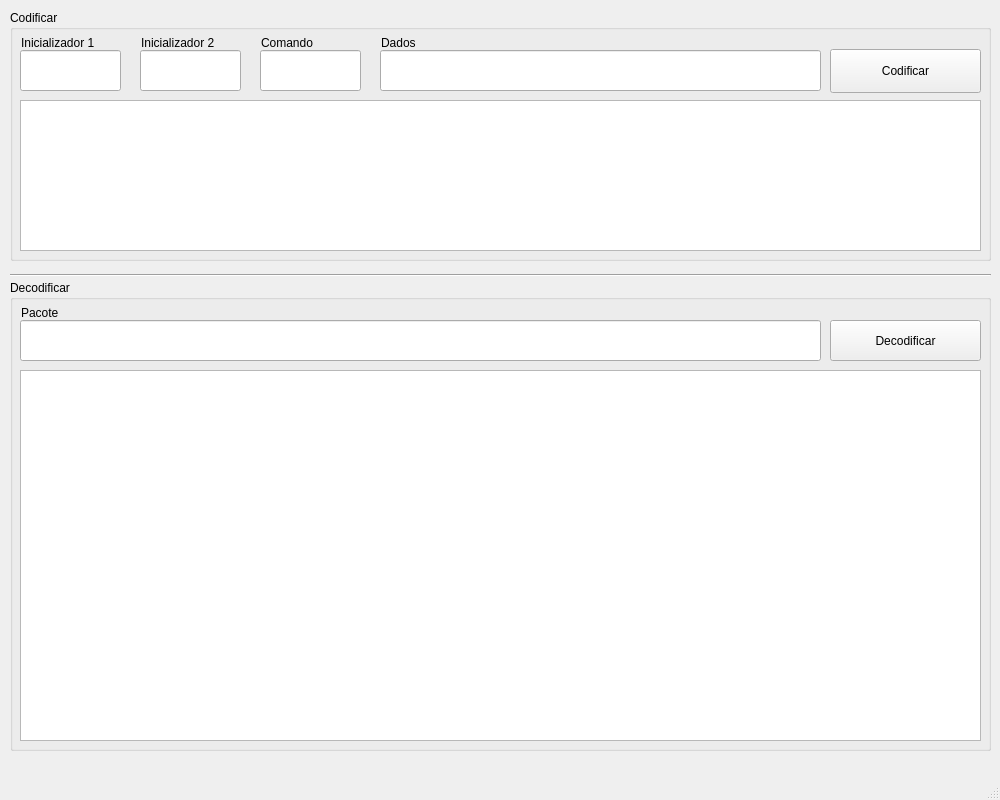
<?xml version="1.0" encoding="UTF-8"?>
<ui version="4.0">
 <class>MainWindow</class>
 <widget class="QMainWindow" name="MainWindow">
  <property name="geometry">
   <rect>
    <x>0</x>
    <y>0</y>
    <width>1000</width>
    <height>800</height>
   </rect>
  </property>
  <property name="windowTitle">
   <string>MainWindow</string>
  </property>
  <widget class="QWidget" name="centralwidget">
   <widget class="QGroupBox" name="decodificar_QGroupBox">
    <property name="geometry">
     <rect>
      <x>10</x>
      <y>280</y>
      <width>981</width>
      <height>471</height>
     </rect>
    </property>
    <property name="title">
     <string>Decodificar</string>
    </property>
    <widget class="QLineEdit" name="pacote_para_decodificar_QLineEdit">
     <property name="geometry">
      <rect>
       <x>10</x>
       <y>40</y>
       <width>801</width>
       <height>41</height>
      </rect>
     </property>
    </widget>
    <widget class="QPushButton" name="decodificar_QPushButton">
     <property name="geometry">
      <rect>
       <x>820</x>
       <y>40</y>
       <width>151</width>
       <height>41</height>
      </rect>
     </property>
     <property name="text">
      <string>Decodificar</string>
     </property>
    </widget>
    <widget class="QTableWidget" name="pacotes_decodificados_QTableWidget">
     <property name="geometry">
      <rect>
       <x>10</x>
       <y>90</y>
       <width>961</width>
       <height>371</height>
      </rect>
     </property>
    </widget>
    <widget class="QLabel" name="pacote_para_decodificar_QLabel">
     <property name="geometry">
      <rect>
       <x>11</x>
       <y>25</y>
       <width>49</width>
       <height>16</height>
      </rect>
     </property>
     <property name="text">
      <string>Pacote</string>
     </property>
    </widget>
   </widget>
   <widget class="QGroupBox" name="codificar_QGroupBox">
    <property name="geometry">
     <rect>
      <x>10</x>
      <y>10</y>
      <width>981</width>
      <height>251</height>
     </rect>
    </property>
    <property name="title">
     <string>Codificar</string>
    </property>
    <widget class="QPushButton" name="codificar_QPushButton">
     <property name="geometry">
      <rect>
       <x>820</x>
       <y>39</y>
       <width>151</width>
       <height>44</height>
      </rect>
     </property>
     <property name="text">
      <string>Codificar</string>
     </property>
    </widget>
    <widget class="QTextEdit" name="pacotes_codificados_QTextEdit">
     <property name="geometry">
      <rect>
       <x>10</x>
       <y>90</y>
       <width>961</width>
       <height>151</height>
      </rect>
     </property>
    </widget>
    <widget class="QLineEdit" name="inicializador_1_QLineEdit">
     <property name="geometry">
      <rect>
       <x>10</x>
       <y>40</y>
       <width>101</width>
       <height>41</height>
      </rect>
     </property>
    </widget>
    <widget class="QLineEdit" name="inicializador_2_QLineEdit">
     <property name="geometry">
      <rect>
       <x>130</x>
       <y>40</y>
       <width>101</width>
       <height>41</height>
      </rect>
     </property>
    </widget>
    <widget class="QLineEdit" name="comando_QLineEdit">
     <property name="geometry">
      <rect>
       <x>250</x>
       <y>40</y>
       <width>101</width>
       <height>41</height>
      </rect>
     </property>
    </widget>
    <widget class="QLineEdit" name="dados_QLineEdit">
     <property name="geometry">
      <rect>
       <x>370</x>
       <y>40</y>
       <width>441</width>
       <height>41</height>
      </rect>
     </property>
    </widget>
    <widget class="QLabel" name="inicializador_1_QLabel">
     <property name="geometry">
      <rect>
       <x>11</x>
       <y>25</y>
       <width>81</width>
       <height>16</height>
      </rect>
     </property>
     <property name="text">
      <string>Inicializador 1</string>
     </property>
    </widget>
    <widget class="QLabel" name="inicializador_2_QLabel">
     <property name="geometry">
      <rect>
       <x>131</x>
       <y>25</y>
       <width>81</width>
       <height>16</height>
      </rect>
     </property>
     <property name="text">
      <string>Inicializador 2</string>
     </property>
    </widget>
    <widget class="QLabel" name="comando_QLabel">
     <property name="geometry">
      <rect>
       <x>251</x>
       <y>25</y>
       <width>61</width>
       <height>16</height>
      </rect>
     </property>
     <property name="text">
      <string>Comando</string>
     </property>
    </widget>
    <widget class="QLabel" name="dados_QLabel">
     <property name="geometry">
      <rect>
       <x>371</x>
       <y>25</y>
       <width>41</width>
       <height>16</height>
      </rect>
     </property>
     <property name="text">
      <string>Dados</string>
     </property>
    </widget>
   </widget>
   <widget class="Line" name="line">
    <property name="geometry">
     <rect>
      <x>10</x>
      <y>267</y>
      <width>981</width>
      <height>16</height>
     </rect>
    </property>
    <property name="orientation">
     <enum>Qt::Horizontal</enum>
    </property>
   </widget>
  </widget>
  <widget class="QMenuBar" name="menubar">
   <property name="geometry">
    <rect>
     <x>0</x>
     <y>0</y>
     <width>1000</width>
     <height>22</height>
    </rect>
   </property>
  </widget>
  <widget class="QStatusBar" name="statusbar"/>
 </widget>
 <resources/>
 <connections/>
</ui>
